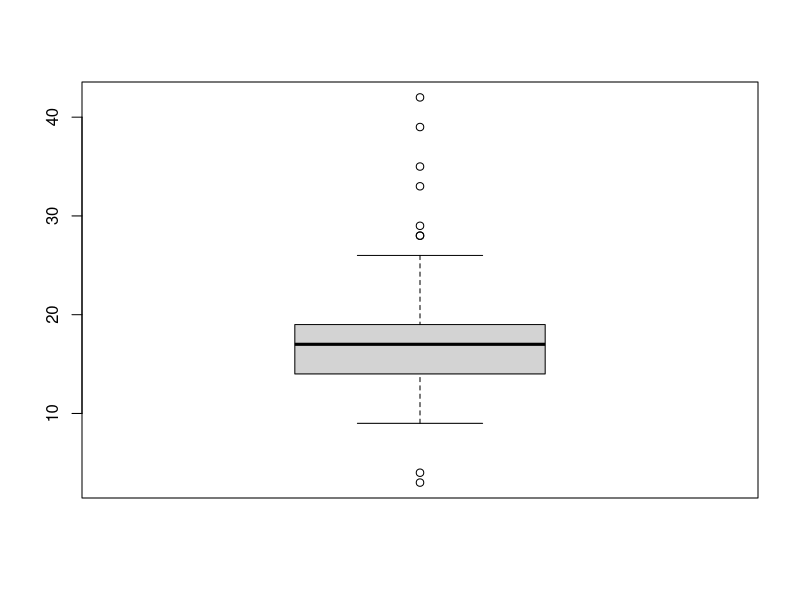
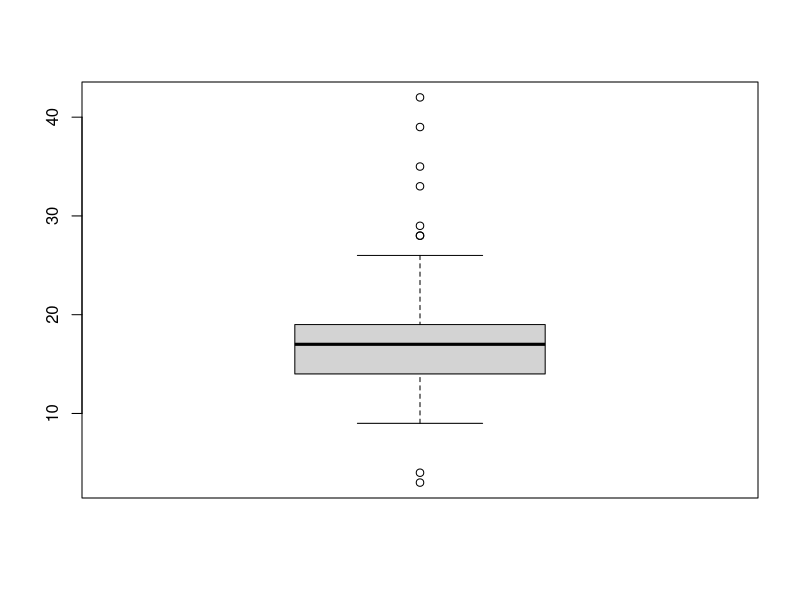
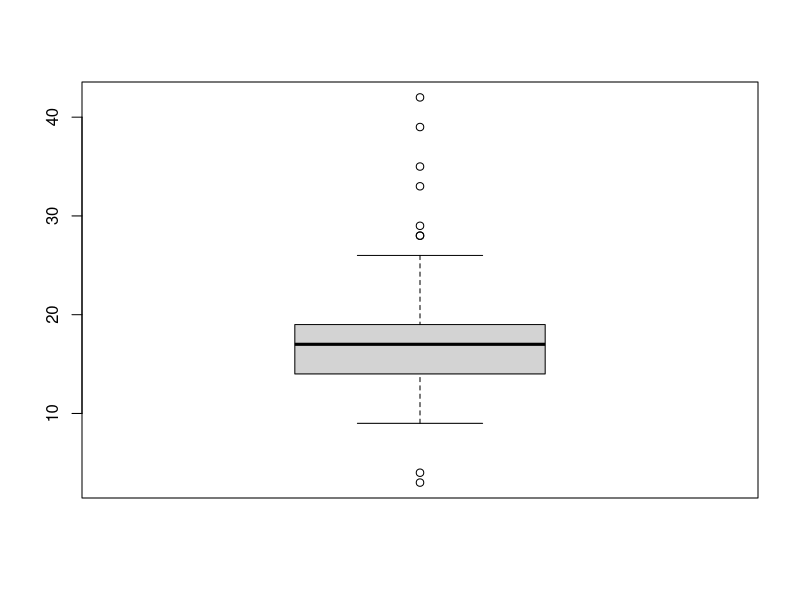
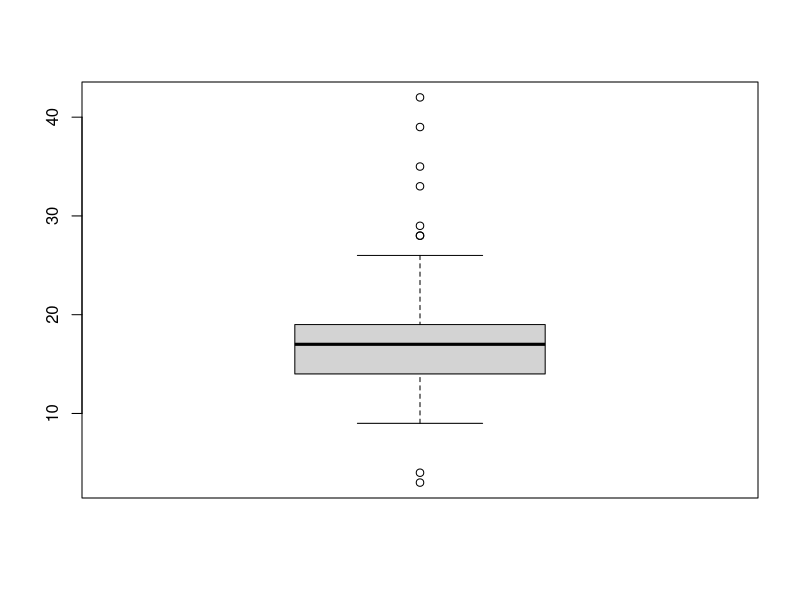
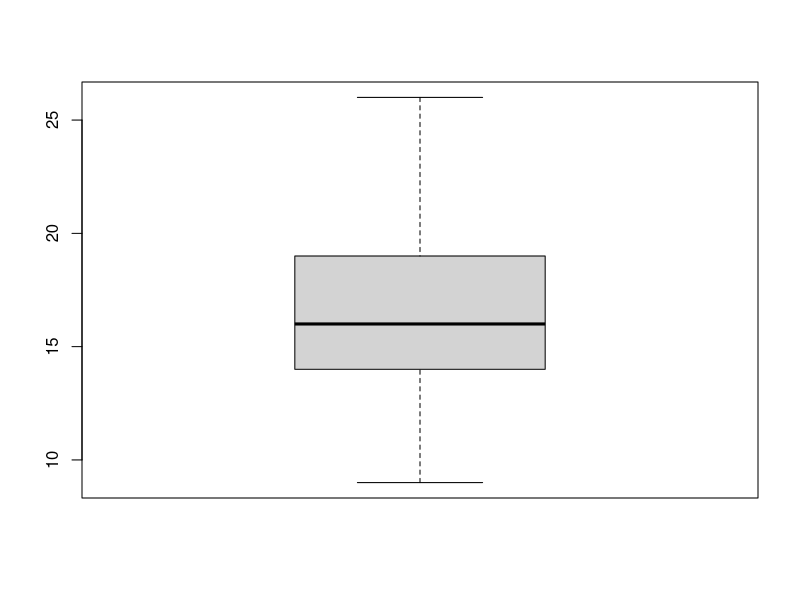

Here is the R script that generated these plots, in order:
library(foreign)
library(readxl)
library(ggplot2)
library(dplyr)

# mpg 데이터 불러오기
mpg<- as.data.frame(ggplot2::mpg)

# drv, cty 이상치 할당
mpg[c(10,14,58,93),'drv']  <- 'k'
mpg[c(29,43,129,203),'cty'] <- c(3,4,39,42)

# 갯수 세기
table(mpg$drv)

# 4,f,r만 보겠다.
mpg$drv<-ifelse(mpg$drv %in% c('4','f','r'),mpg$drv,NA)

table(mpg$drv)
boxplot(mpg$cty)
boxplot(mpg$cty)$stats

boxplot(mpg$cty)$stats[1] # 아랫쪽 극단치 # 9
boxplot(mpg$cty)$stats[5] # 윗쪽 극단치 # 26

# 극단치를 NA로 대체
mpg$cty<-ifelse(mpg$cty <9 | mpg$cty > 26, NA, mpg$cty) 

boxplot(mpg$cty)

mpg %>% 
  filter(!is.na(drv)&!is.na(cty)) %>% 
  group_by(drv) %>% 
  summarise(mean_cty=mean(cty))
